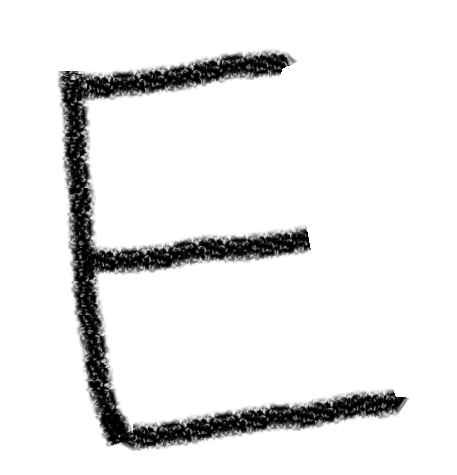
#> input picture E1.png, 457 x 475 px, found by its file name
$ jupyter execute --allow-errors 'Hand written project.ipynb'
#> lines starting #> are read from the running program, lines starting #| are printed output that depends on the picture; after the words box and inside, x2 and y2 are one past the last pixel; in counts of white or black regions, pixels touching at a corner belong together
[cell 1]
import matplotlib.pyplot as plt
import cv2
import numpy as np
from keras.models import Sequential
from keras.layers import Dense, Flatten, Conv2D, MaxPool2D, Dropout
from keras.optimizers import SGD, Adam
from keras.callbacks import ReduceLROnPlateau, EarlyStopping
from keras.utils import to_categorical
import pandas as pd
import numpy as np
from sklearn.model_selection import train_test_split
from sklearn.utils import shuffle

#> (a cell that did not finish here is left out)

#> (a cell that did not finish here is left out)

#> (a cell that did not finish here is left out)

[cell 5]
word_dict = {0:'A',1:'B',2:'C',3:'D',4:'E',5:'F',6:'G',7:'H',8:'I',9:'J',10:'K',11:'L',12:'M',13:'N',14:'O',15:'P',16:'Q',17:'R',18:'S',19:'T',20:'U',21:'V',22:'W',23:'X', 24:'Y',25:'Z'}

#> (a cell that did not finish here is left out)

#> (a cell that did not finish here is left out)

#> (a cell that did not finish here is left out)

#> (a cell that did not finish here is left out)

#> (a cell that did not finish here is left out)

#> (a cell that did not finish here is left out)

#> (a cell that did not finish here is left out)

#> (a cell that did not finish here is left out)

[cell 14]
fig, axes = plt.subplots(3,3, figsize=(8,9))
axes = axes.flatten()

#> (the rest of this cell did not finish here and is left out)

[cell 15]
img = cv2.imread(r'D:\1\E1.png')
#> img is the input picture: shape (475, 457, 3); min 0, max 255, mean 231.6
img_copy = img.copy()

img = cv2.cvtColor(img, cv2.COLOR_BGR2RGB)
img = cv2.resize(img, (400,440))
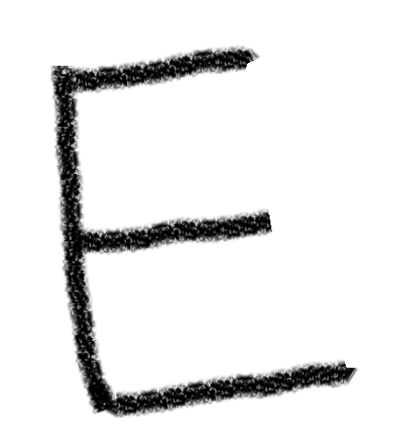
#> img: shape (440, 400, 3); min 0, max 255, mean 231.6

[cell 16]
img_copy = cv2.GaussianBlur(img_copy, (7,7), 0)
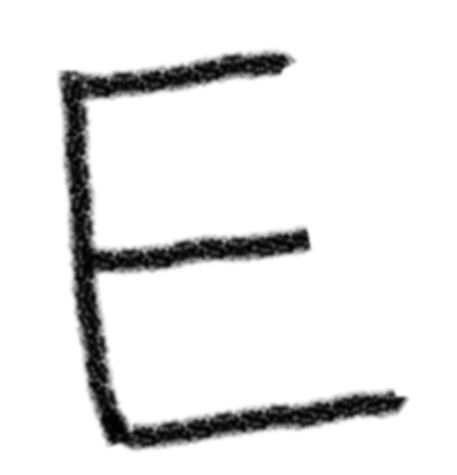
#> img_copy: shape (475, 457, 3); min 0, max 255, mean 231.6
img_gray = cv2.cvtColor(img_copy, cv2.COLOR_BGR2GRAY)
_, img_thresh = cv2.threshold(img_gray, 100, 255, cv2.THRESH_BINARY_INV)
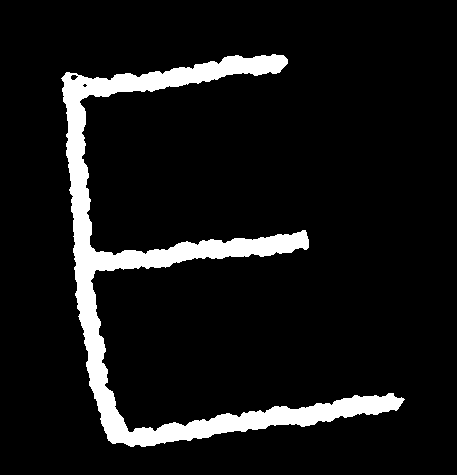
#> img_thresh: shape (475, 457); 8.8% white; 1 white region, box (x1, y1, x2, y2) and area: (61, 54, 405, 447) 19107

img_final = cv2.resize(img_thresh, (28,28))
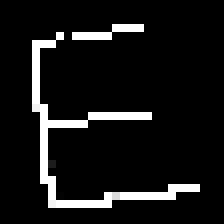
#> img_final: shape (28, 28) (shown 8 times larger); min 0, max 255, mean 22.1
img_final =np.reshape(img_final, (1,28,28,1))
